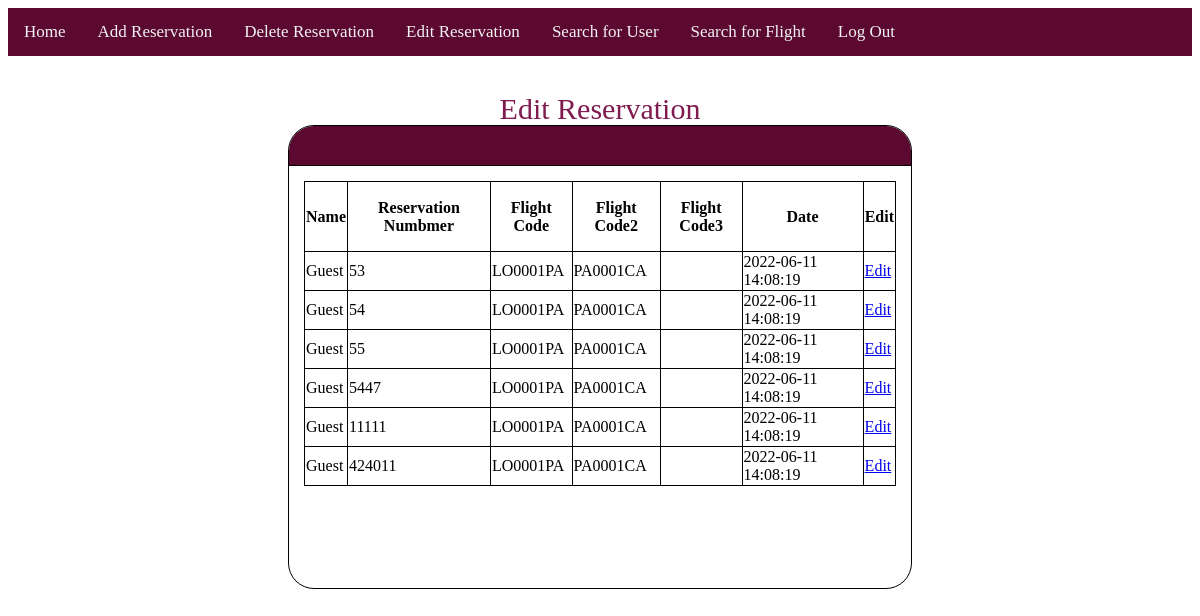
The app's page /customerservice/csupdate.php, older data.
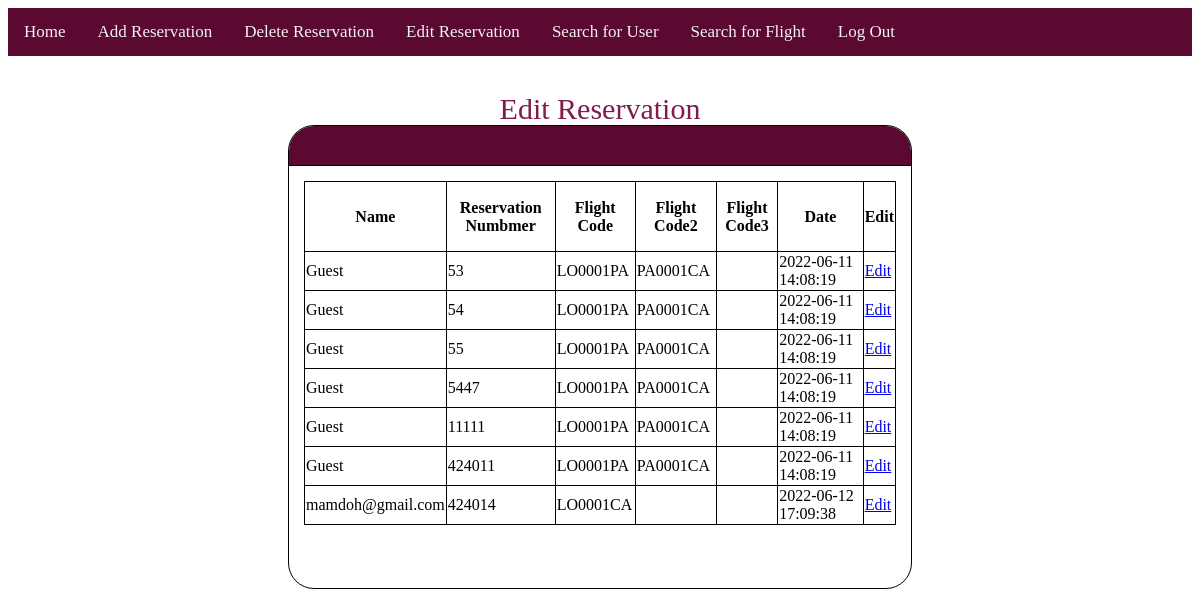
The same page, newer data.
### tables this page shows
CREATE TABLE `reservations` (
  `name` varchar(200) NOT NULL,
  `rev_num` int(25) NOT NULL,
  `f_code` varchar(15) NOT NULL,
  `f_code2` varchar(15) NOT NULL,
  `f_code3` varchar(15) NOT NULL,
  `rate` int(1) DEFAULT NULL,
  `comment` varchar(250) DEFAULT NULL,
  `cancel` tinyint(1) DEFAULT NULL,
  `date` datetime NOT NULL DEFAULT current_timestamp(),
  `Price` int(20) DEFAULT NULL,
  `status` varchar(20) DEFAULT NULL,
  `edit` tinyint(1) NOT NULL DEFAULT 0
);

### customerservice/csupdate.php (the view, shortened to what this page needs)
<?php
 include "csmenu.php";
 $servername = "localhost";
 $username = "root";
 $password = "";
 $dbname = "egway";
 $conn = mysqli_connect($servername, $username, $password, $dbname);
 $query = "SELECT * FROM reservations";
 $result = mysqli_query($conn,$query);
?>
<!DOCTYPE html>
<html>
<head>
    <link rel="stylesheet" href="customerservicestyle.css">
</head>
<body>
<div class ="title"> Edit Reservation </div>
<div class = "FlightCardTopBar"> </div>
<div class ="FlightCard">
<table>
<tr>
    <th>Name</th>
	<th>Reservation Numbmer</th>
	<th>Flight Code</th>
    <th>Flight Code2</th>
    <th>Flight Code3</th>
	<th>Date</th>
    <th>Edit</th>
</tr>
<?php
    while($row = mysqli_fetch_array($result))
    {
?>
        <tr>
            <td><?= $row['name']; ?></td>
            <td><?= $row['rev_num']; ?></td>
            <td><?=  $row['f_code']; ?></td>
            <td><?= $row['f_code2']; ?></td>
            <td><?= $row['f_code3']; ?></td>
            <td><?= $row['date']; ?></td>
        <td><a href="csupdateaction.php?rev_num=<?php echo $row["rev_num"];?>"> Edit </a></td>
        </tr>
<?php
    }
?>
</table>
</div>
</body>
</html>

Row changes from the older to the newer data that the page shows:
added reservations: name "mamdoh@gmail.com", rev_num "424014", f_code "LO0001CA", date "2022-06-12 17:09:38"
